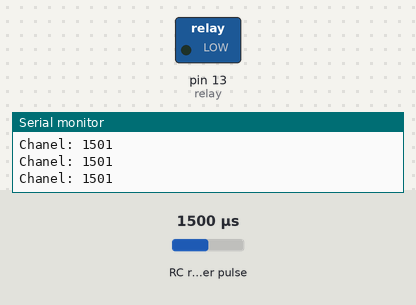
This sketch was run on a simulated Arduino Uno, built with avr-gcc and run on an emulated ATmega328P. Parts: switched loads named in the sketch (green lamp = pin HIGH), the last lines printed to the serial monitor. Wiring (inferred from the names in the program): RC receiver channel: data pin 10. The test bench sets the inputs (shaded band); at power-on: RC receiver pulse 1500 µs.

Above: at 1.2 s.
1.3 s: RC receiver pulse (sensor on pin 10) set to 1582 µs
2.8 s: RC receiver pulse (sensor on pin 10) set to 1611 µs
At 3.7 s:
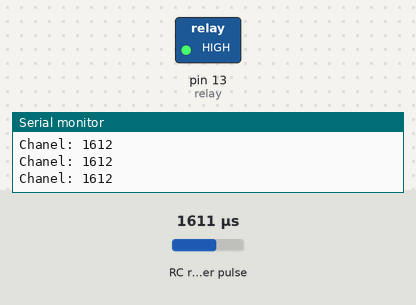
4.5 s: RC receiver pulse (sensor on pin 10) set to 1020 µs
At 6.0 s:
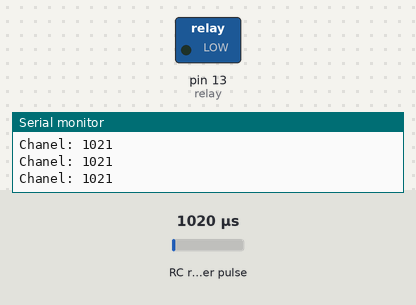
6.3 s: RC receiver pulse (sensor on pin 10) set to 1750 µs
At 7.2 s:
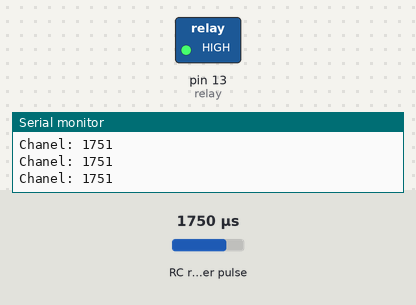
Timing chart, 0 to 9.1 s (numbered marks = the images above; inputs shaded):
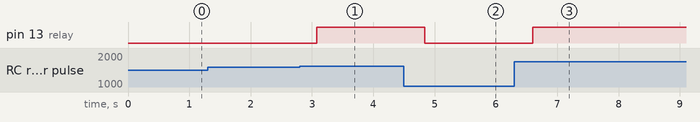

Measured:
- the behaviour switches between 1599 and 1600 µs on RC receiver pulse (sensor on pin 10) (found by bisection; images 0 and 1)
- after the input at 2.8 s, pin 13 (relay): LOW → HIGH after 0.28 s
- after the input at 4.5 s, pin 13 (relay): HIGH → LOW after 0.34 s
- after the input at 6.3 s, pin 13 (relay): LOW → HIGH after 0.30 s

The sketch:

rc_read.ino
```cpp
int rcPin=10;
int relay=13;
int ch1=0;
void setup() {
  // put your setup code here, to run once:
    pinMode(rcPin,INPUT);
    pinMode(relay,OUTPUT);
    Serial.begin(9600);
}

void loop() {
  // put your main code here, to run repeatedly:
   ch1=pulseIn(rcPin, HIGH);
   Serial.print("Chanel: ");
   Serial.println(ch1);
   delay(200);

   if (ch1>1600){
   digitalWrite(relay,HIGH);
 }

   else {
     digitalWrite(relay,LOW);
   }
}
```
